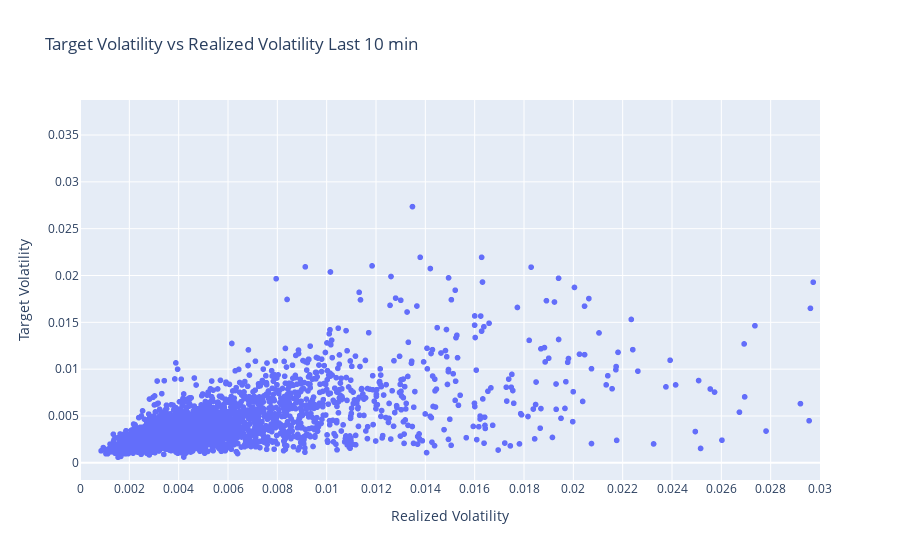

This figure's notebook cell:
### Code cell
fig = px.scatter(vol_id_0_df, x='Realized Volatility', y='Target Volatility', title='Target Volatility vs Realized Volatility Last 10 min')
fig.update_yaxes(nticks=20)
fig.update_xaxes(nticks=20)
fig.update_layout(xaxis_range=[0, 0.03])

fig.show()

### Figure 1 — Plotly figure (JSON) as saved in the notebook; plotly's stock layout.template omitted (floating-point values rounded to 4 significant figures; data arrays with more than 128 entries replaced by an {"elided": "..."} marker saying what was removed)
{"data": [{"hovertemplate": "Realized Volatility=%{x}<br>Target Volatility=%{y}<extra></extra>", "legendgroup": "", "marker": {"color": "#636efa", "symbol": "circle"}, "mode": "markers", "name": "", "showlegend": false, "type": "scattergl", "x": {"elided": "3065 float values"}, "xaxis": "x", "y": {"elided": "3065 float values"}, "yaxis": "y"}], "layout": {"legend": {"tracegroupgap": 0}, "title": {"text": "Target Volatility vs Realized Volatility Last 10 min"}, "xaxis": {"anchor": "y", "domain": [0, 1], "nticks": 20, "range": [0, 0.03], "title": {"text": "Realized Volatility"}}, "yaxis": {"anchor": "x", "domain": [0, 1], "nticks": 20, "title": {"text": "Target Volatility"}}}}
